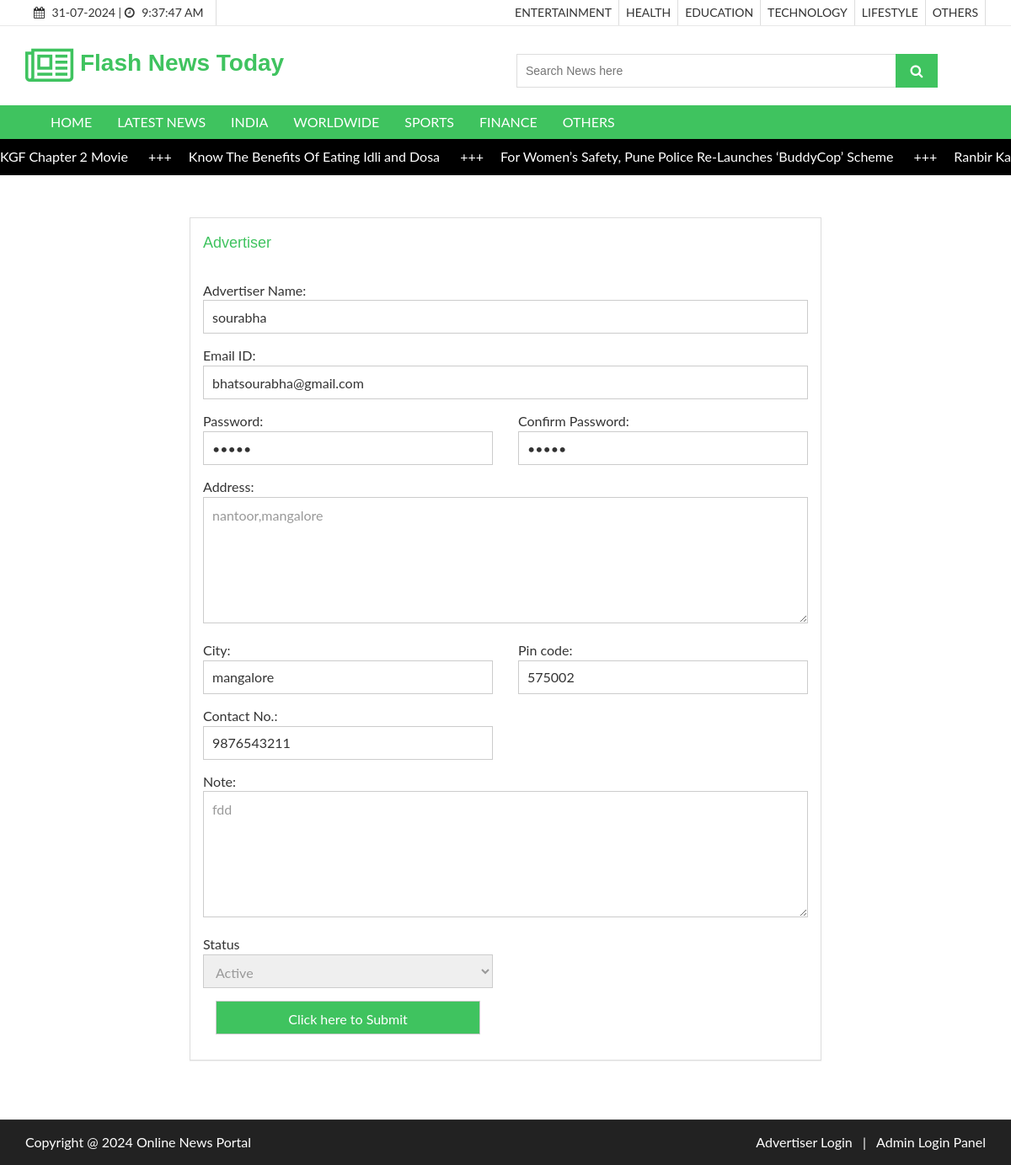
/advertiser.php?editid=1, run on the app's committed database.
### tables this page shows
CREATE TABLE `newscategory` (
  `newscategoryid` int(10) NOT NULL,
  `category` varchar(50) NOT NULL,
  `category_type` varchar(20) DEFAULT NULL,
  `description` text NOT NULL,
  `status` varchar(10) NOT NULL
);

CREATE TABLE `newscontent` (
  `newsid` int(10) NOT NULL,
  `newscategoryid` int(10) NOT NULL,
  `newstype` varchar(20) NOT NULL COMMENT 'ARticles or News',
  `newsdate` date NOT NULL,
  `title` varchar(255) NOT NULL,
  `newsdescription` text NOT NULL,
  `images` text NOT NULL,
  `publisheddate` date NOT NULL,
  `count_views` bigint(20) NOT NULL DEFAULT 0,
  `status` varchar(10) NOT NULL
);

CREATE TABLE `advertiser` (
  `advertiserid` int(10) NOT NULL,
  `advertisername` varchar(50) NOT NULL,
  `emailid` varchar(50) NOT NULL,
  `password` varchar(100) NOT NULL,
  `address` text NOT NULL,
  `city` varchar(20) NOT NULL,
  `pincode` varchar(10) NOT NULL,
  `contactno` varchar(15) NOT NULL,
  `note` text NOT NULL,
  `status` varchar(10) NOT NULL
);

### advertiser.php (the view, shortened to what this page needs)
<?php
include("header.php");
if(isset($_GET['editid']))
{
	$sqledit = "SELECT * FROM  advertiser WHERE advertiserid='$_GET[editid]'";
	$qsqledit = mysqli_query($con,$sqledit);
	$rsedit = mysqli_fetch_array($qsqledit);
}
?>
  <section id="aa-catg-head-banner">
    <div class="aa-catg-head-banner-area">
     <div class="container">
      <div class="aa-catg-head-banner-content">
        <h2>Checkout Page</h2>
      </div>
     </div>
   </div>
  </section>
 <section id="checkout">
   <div class="container">
     <div class="row">
       <div class="col-md-12">
        <div class="checkout-area">
          <form action="" method="post" name="frmform" onsubmit="return validateform()">
            <div class="row">
              <div class="col-md-2"></div>
              <div class="col-md-8 ">
                <div class="checkout-left">
                  <div class="panel-group" id="accordion">
<div class="panel panel-default aa-checkout-billaddress">
  <div class="panel-heading">
	<h4 class="panel-title">
	  <a  data-parent="#accordion" >
		Advertiser
	  </a>
	</h4>
  </div>
  <div id="collapseThree">
	<div class="panel-body">
	  <div class="row">
		<div class="col-md-12">
		  <div class="aa-checkout-single-bill">
			Advertiser Name: <span id="idadvertisername" class="errmsg"></span>
			<input type="text" name="advertisername" value="<?php echo $rsedit['advertisername']; ?>" placeholder="Advertiser Name">
		  </div>
		</div>
	  </div>
	  <div class="row">
		<div class="col-md-12">
		  <div class="aa-checkout-single-bill">
			Email ID:<span id="idemailid" class="errmsg"></span>
			<input type="text" name="emailid" value="<?php echo $rsedit['emailid']; ?>" placeholder="Email ID">
		  </div>
		</div>
	  </div>
	  <div class="row">
		<div class="col-md-6">
		  <div class="aa-checkout-single-bill">
			Password:<span id="idpassword" class="errmsg"></span>
			<input type="password" name="password" value="<?php echo $rsedit['password']; ?>" placeholder="Password">
		  </div>
		</div>
		<div class="col-md-6">
		  <div class="aa-checkout-single-bill">
			Confirm Password:<span id="idcpassword" class="errmsg"></span>
			<input type="password" name="cpassword" value="<?php echo $rsedit['password']; ?>" placeholder="Confirm Password">
		  </div>
		</div>
	  </div>
	  <div class="row">
		<div class="col-md-12">
		  <div class="aa-checkout-single-bill">
			Address:<span id="idaddress" class="errmsg"></span>
			<textarea placeholder="Address" name="address"><?php echo $rsedit['address']; ?></textarea>
		  </div>
		</div>
	  </div>
	  <div class="row">
		<div class="col-md-6">
		  <div class="aa-checkout-single-bill">
			City:<span id="idcity" class="errmsg"></span>
			<input type="text" placeholder="City" value="<?php echo $rsedit['city']; ?>" name="city">
		  </div>
		</div>
		<div class="col-md-6">
		  <div class="aa-checkout-single-bill">
			Pin code:<span id="idpincode" class="errmsg"></span>
			<input type="text" placeholder="Pin code" value="<?php echo $rsedit['pincode']; ?>" name="pincode">
		  </div>
		</div>
	  </div>
	  <div class="row">
		<div class="col-md-6">
		  <div class="aa-checkout-single-bill">
			Contact No.:<span id="idcontactno" class="errmsg"></span>
			<input type="text" placeholder="Contact No." value="<?php echo $rsedit['contactno']; ?>" name="contactno">
		  </div>
		</div>
	  </div>
	 <div class="row">
		<div class="col-md-12">
		  <div class="aa-checkout-single-bill">
			Note:
			<textarea placeholder="Note" name="note"><?php echo $rsedit['note']; ?></textarea>
		  </div>
		</div>
	  </div>
	  <div class="row">
		<div class="col-md-6">
		  <div class="aa-checkout-single-bill">
		  Status
			<select placeholder="Status" name="status">
			  <?php
				$arr = array("Active","Inactive");
				foreach($arr as $val)
				{
						if($val == $rsedit['status'])
				{
					echo "<option selected value='$val'>$val</option>";
				}
				else
				{
					echo "<option value='$val'>$val</option>";
				}
				}
			  ?>
			</select>
		  </div>
		</div>
	  </div>
	  <div class="row">
		<div class="col-md-6">
		  <div class="aa-checkout-single-bill col-md-6">
			<input type="submit" name="submit" value="Click here to Submit" class="aa-browse-btn">
		  </div>
		</div>
	  </div>
	</div>
  </div>
</div>
				   </div>
                </div>
              </div>
             </div>
          </form>
         </div>
       </div>
     </div>
   </div>
 </section>
 <?php
 include("footer.php");
 ?>

### header.php (shortened to what this page needs)
<?php
include("databaseconnection.php");
?>
<!DOCTYPE html>
<html lang="en">
  <head>
    <link href="css/font-awesome.css" rel="stylesheet">
    <link href="css/bootstrap.css" rel="stylesheet">
    <link href="css/jquery.smartmenus.bootstrap.css" rel="stylesheet">
    <link rel="stylesheet" type="text/css" href="css/jquery.simpleLens.css">
    <link rel="stylesheet" type="text/css" href="css/slick.css">
    <link rel="stylesheet" type="text/css" href="css/nouislider.css">
    <link id="switcher" href="css/theme-color/green-theme.css" rel="stylesheet">
    <link href="css/sequence-theme.modern-slide-in.css" rel="stylesheet" media="all">
    <link href="css/style.css" rel="stylesheet">
    <link href="css/jquery.dataTables.min.css" rel="stylesheet">
  </head>
  <body>
  <header id="aa-header">
    <div class="aa-header-top">
      <div class="container">
        <div class="row">
          <div class="col-md-12">
            <div class="aa-header-top-area">
              <div class="aa-header-top-left">
                <div class="cellphone hidden-xs">
                  <p><span class="fa fa-calendar"></span> <?php echo date("d-m-Y"); ?> |
                  <span class="fa fa-clock-o"></span> <span id="idclock"></span></p>
                </div>
              </div>
              <div class="aa-header-top-right">
                <ul class="aa-head-top-nav-right">
                  <?php
                    $sql = "SELECT * FROM newscategory WHERE status='Active' AND category_type='Article'";
                    $qsql= mysqli_query($con,$sql);
                    while($rs = mysqli_fetch_array($qsql))
                    {
                      echo "<li class='hidden-xs'><a href='displayarticle.php?newstype=Article&newscategoryid=$rs[newscategoryid]'>" . strtoupper($rs['category'])  . "</a></li>";
                    }
                  ?>
                </ul>
              </div>
            </div>
          </div>
        </div>
      </div>
    </div>
    <div class="aa-header-bottom">
      <div class="container">
        <div class="row">
          <div class="col-md-12">
            <div class="aa-header-bottom-area">
              <div class="aa-logo">
                <a href="index.php">
                  <span class="fa fa-newspaper-o"></span>
                  <div style="width:550px; ">&nbsp;<strong>Flash</strong> <strong> News </strong> <strong>Today</strong> </div>
                </a>
              </div>
              <div class="aa-search-box">
                <form action="searchnewsandarticles.php" method="get">
                  <input type="text" name="txtsearch" id="txtsearch" placeholder="Search News here ">
                  <button type="submit"><span class="fa fa-search"></span></button>
                </form>
              </div>
            </div>
          </div>
        </div>
      </div>
    </div>
  </header>
  <section id="menu">
    <div class="container">
      <div class="menu-area">
        <div class="navbar navbar-default" role="navigation">
          <div class="navbar-collapse collapse">
            <ul class="nav navbar-nav">
              <li><a href="index.php">HOME</a></li>
              <li><a href="displaylatestnews.php">LATEST NEWS</a></li>
          <?php
						$sql = "SELECT * FROM newscategory WHERE status='Active' AND category_type='News'";
						$qsql= mysqli_query($con,$sql);
						while($rs = mysqli_fetch_array($qsql))
						{
							echo "<li><a href='displayarticle.php?newstype=News&newscategoryid=$rs[newscategoryid]' >" . strtoupper($rs['category'])  . "</a></li>";
						}
					?>
            </ul>
          </div>
        </div>
      </div>
    </div>
  </section>
  <div class="marquee">
  <div class="marquee__item">
  <?php
  $sqlscroller= "SELECT newscontent.*,newscategory.category FROM newscontent LEFT JOIN newscategory ON newscontent.newscategoryid=newscategory.newscategoryid WHERE newscontent.status='Active' ";
  $sqlscroller = $sqlscroller . "  ORDER BY  newscontent.newsid DESC LIMIT 9";
	$qsqlscroller = mysqli_query($con,$sqlscroller);
	while($rsscroller = mysqli_fetch_array($qsqlscroller))
	{
    echo "<a style='color: white;' href='newsdetailed.php?newsid=$rsscroller[newsid]&newstype=$rsscroller[newstype]&newscategoryid=$rsscroller[newscategoryid]'>";
    echo $rsscroller['title'] . " <span class='marquee__seperator'>+++</span>";
    echo "</a>";
  }
  ?>
</div>
</div>

### css/theme-color/green-theme.css (style rules this page uses)
h2 { color: #3fc35f; }
.aa-browse-btn { background-color: #3fc35f; border: 1px solid #3fc35f; }
#aa-header .aa-header-bottom .aa-header-bottom-area .aa-logo a > span { color: #3fc35f; }
#aa-header .aa-header-bottom .aa-header-bottom-area .aa-logo a strong { color: #3fc35f; }
#aa-header .aa-header-bottom .aa-header-bottom-area .aa-search-box button { background-color: #3fc35f; }
#menu { background-color: #3fc35f; }
#checkout .checkout-area .checkout-left .panel-group .panel-default .panel-heading .panel-title a { color: #3fc35f; }

### header.php (style rules this page uses)
.marquee { width: 100%; overflow: hidden; white-space: nowrap; }
.marquee__seperator { margin: 0 2rem; }
.marquee__item { display: inline-block; will-change: transform; -webkit-animation: marquee 50s linear infinite; animation: marquee 50s linear infinite; }
.marquee { background-color: black; padding: 1rem 0; color: #fff; }

### data on the page
newscategory: category "ENTERTAINMENT"
newscategory: category "HEALTH"
newscategory: category "EDUCATION"
newscategory: category "TECHNOLOGY"
newscategory: category "LIFESTYLE"
newscategory: category "OTHERS"
newscategory: category "INDIA"
newscategory: category "WORLDWIDE"
newscategory: category "SPORTS"
newscategory: category "FINANCE"
newscategory: category "OTHERS"
newscontent: title "KGF Chapter 2 Movie"
newscontent: title "Know The Benefits Of Eating Idli and Dosa"
newscontent: title "For Women’s Safety, Pune Police Re-Launches ‘BuddyCop’ Scheme"
newscontent: title "Ranbir…"
advertiser: advertisername "sourabha", emailid "bhatsourabha@gmail.com", address "nantoor,mangalore", city "mangalore", pincode "575002", contactno "9876543211", note "fdd", status "Active"
